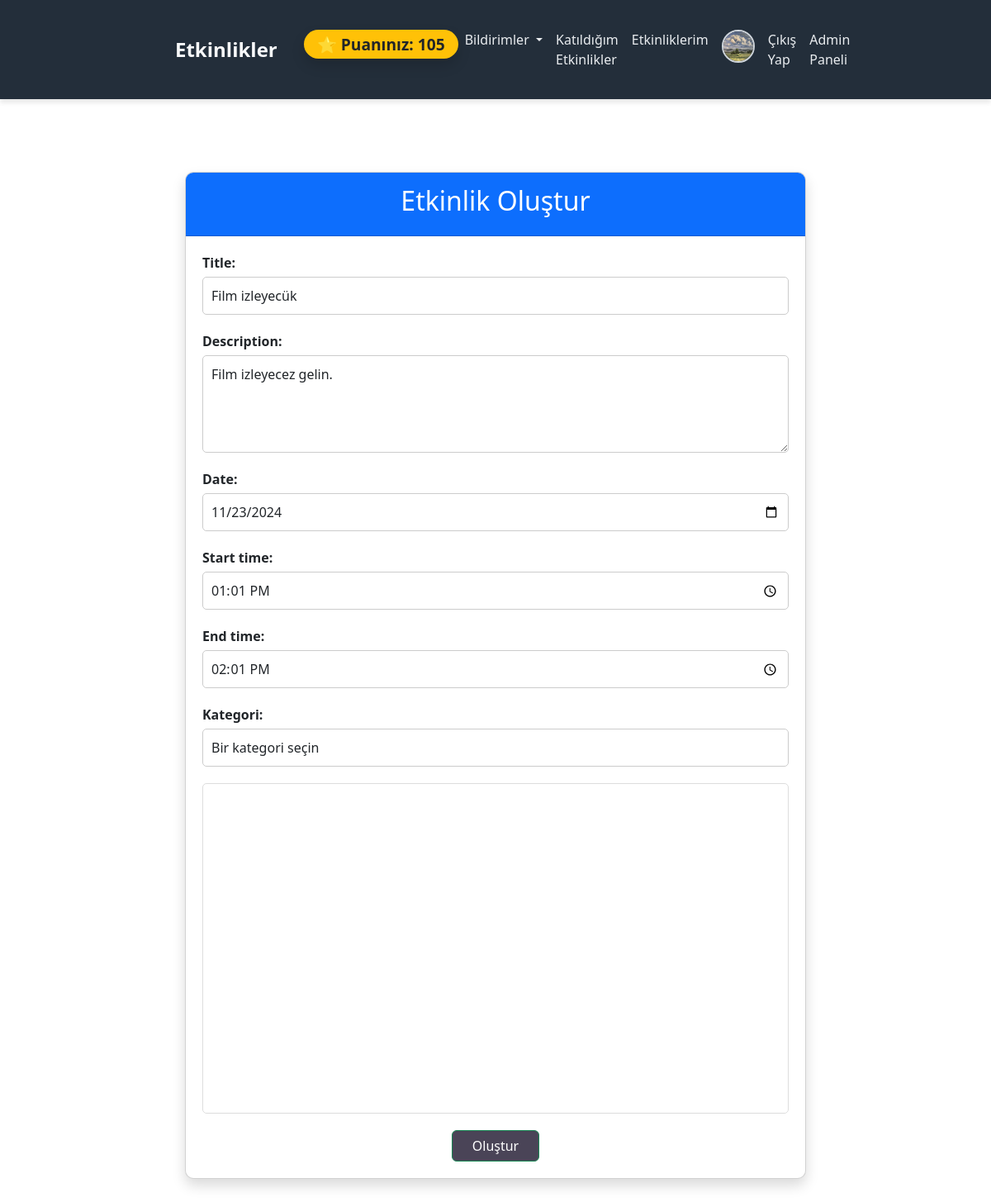
The app's page /event/update/1/ (signed in) with its own data.
### users/models.py (models this page shows, shortened)
class User(AbstractUser):
    id = models.AutoField(primary_key=True)
    username = models.CharField(max_length=150,unique=True)
    password = models.CharField(max_length=150)
    name = models.CharField(max_length=150)
    surname = models.CharField(max_length=150)
    birthdate = models.DateField(max_length=150)
    gender = models.CharField(max_length=150)
    email = models.EmailField(max_length=150,unique=True)
    phone_number = models.CharField(max_length=128)
    interests = models.CharField(max_length=150)
    profilepicture=models.ImageField(upload_to='uploads/profile_pictures/', null=True, blank=True)
    verification_code = models.CharField(max_length=6, blank=True, null=True)
    location = models.CharField(max_length=100,default="İstanbul")
    latitude = models.FloatField(blank=True, null=True)  # Enlem
    longitude = models.FloatField(blank=True, null=True)  # Boylam
    is_admin = models.BooleanField(default=False)
    score = models.IntegerField(default=20)
    groups = models.ManyToManyField(
        'auth.Group',
        related_name='user_groups',  # Özel ilişkili ad
        blank=True,
    )
    user_permissions = models.ManyToManyField(
        'auth.Permission',
        related_name='user_permissions',  # Özel ilişkili ad
        blank=True,
    )

class Event(models.Model):
    title = models.CharField(max_length=150)
    description = models.TextField()
    date = models.DateField(default=now)
    start_time = models.TimeField(default=now)
    end_time = models.TimeField(default=now)
    latitude = models.FloatField(blank=True, null=True)  # Enlem
    longitude = models.FloatField(blank=True, null=True)  # Boylam
    category = models.CharField(max_length=100, default="Genel")
    approved = models.BooleanField(default=False)
    created_by = models.ForeignKey(
        User,
        on_delete=models.CASCADE,
        related_name="created_events",
        default=1  # Varsayılan kullanıcı ID'si
    )

### users/views.py (the view)
# urls.py: path('event/update/<int:event_id>/',views.update_event, name='update_event'),
@login_required
def update_event(request, event_id):
    user = request.user
    event = Event.objects.get(id=event_id)
    if request.method == 'POST':
        form = EventForm(request.POST, instance=event)
        if form.is_valid():
            updated_event = form.save(commit=False)
            updated_event.created_by = request.user
            if user.is_admin:
                conflict_check = {'status': 'ok'}
            else:
                conflict_check = check_event_overlap(request.user, updated_event, exclude_event=event)
            if conflict_check['status'] == 'conflict':
                messages.error(request, "Etkinliği güncelleyemezsiniz! Çakışan etkinlikler var.")
                return render(request, 'update_event.html', {
                    'form': form,
                    'initial_position': {
                        "latitude": event.latitude if event.latitude else 39.92077,
                        "longitude": event.longitude if event.longitude else 32.85411
                    },
                    'event': event
                })
            updated_event.save()
            messages.success(request, 'Etkinlik başarıyla güncellendi.')
            return redirect('event_list')
    else:
        form = EventForm(instance=event)
    initial_position = {
        "latitude": event.latitude if event.latitude else 39.92077,
        "longitude": event.longitude if event.longitude else 32.85411
    }
    return render(request, 'update_event.html', {'form': form, 'initial_position': initial_position, 'event': event})

### users/forms.py
class EventForm(forms.ModelForm):
    category = forms.ModelChoiceField(
        queryset=Interest.objects.all(),
        empty_label="Bir kategori seçin",
        label="Kategori",
        widget=forms.Select(attrs={'class': 'form-control'})
    )
    class Meta:
        model = Event
        fields = ['title', 'description', 'date', 'start_time','end_time',  'latitude', 'longitude', 'category']
        widgets = {
            'date': forms.DateInput(attrs={'type': 'date', 'class': 'form-control'}),
            'start_time': forms.TimeInput(attrs={'type': 'time', 'class': 'form-control'}),
            'end_time': forms.TimeInput(attrs={'type': 'time', 'class': 'form-control'}),
            'title': forms.TextInput(attrs={'class': 'form-control'}),
            'description': forms.Textarea(attrs={'class': 'form-control', 'rows': 4}),
            'latitude': forms.HiddenInput(),
            'longitude': forms.HiddenInput(),
        }

### users/context_processors.py (called while the page is built)
def notifications_context(request):
    if request.user.is_authenticated:
        notifications = Notification.objects.filter(user=request.user).order_by('-created_at')
        unread_count = notifications.filter(is_read=False).count()
        return {
            'notifications': notifications[:5],  # İlk 5 bildirimi gönder
            'unread_count': unread_count  # Okunmamış bildirim sayısı
        }
    return {'notifications': [], 'unread_count': 0}

### users/models.py (called while the page is built)
    def __str__(self):
        return self.name

### templates/update_event.html (shortened to what this page needs)
{% extends 'base.html' %}
{% block content %}
<head>
    {%load static%}
    <link rel="stylesheet" href="{% static 'css/create_event_style.css' %}">
    </head>
<div class="container mt-5">
    <div class="card shadow">
        <div class="card-header bg-primary text-white text-center">
            <h2>Etkinlik Oluştur</h2>
        </div>
        <div class="card-body">
            <form method="post">
                <div class="form-row">
                    {{ form.title.label_tag }}
                    {{ form.title }}
                </div>
                <div class="form-row">
                    {{ form.description.label_tag }}
                    {{ form.description }}
                </div>
                <div class="form-row">
                    {{ form.date.label_tag }}
                    {{ form.date }}
                </div>
                <div class="form-row">
                    {{ form.start_time.label_tag }}
                    {{ form.start_time }}
                </div>
                <div class="form-row">
                    {{ form.end_time.label_tag }}
                    {{ form.end_time }}
                </div>
                <div class="form-row">
                    {{ form.category.label_tag }}
                    {{ form.category }}
                </div>
                <div id="map" style="width: 100%; height: 400px; margin: 20px 0;"></div>
                <div class="text-center">
                    <button type="submit" class="btn btn-success px-4">Oluştur</button>
                </div>
            </form>
        </div>
    </div>
</div>
{% endblock %}

### templates/base.html (shortened to what this page needs)
<!DOCTYPE html>
<html lang="en">
<head>
    {% load static %}
    <link rel="stylesheet" href="{% static 'css/styles.css' %}">
    <link href="https://cdn.jsdelivr.net/npm/bootstrap@5.3.3/dist/css/bootstrap.min.css" rel="stylesheet">
</head>
<body>
    <nav class="navbar navbar-expand-lg navbar-dark ">
        <div class="container">
            <a class="navbar-brand" href="/">Etkinlikler</a>
            <div class="collapse navbar-collapse" id="navbarNav">
                <ul class="navbar-nav ms-auto">
                    {% if user.is_authenticated %}
                    <span class="navbar-text ms-3">
                        <span class="badge bg-warning text-dark px-3 py-2 rounded-pill shadow">
                            ⭐ Puanınız: <strong>{{ user.score }}</strong>
                        </span>
                    </span>
                    <li class="nav-item dropdown">
                        <a class="nav-link dropdown-toggle" href="#" id="notificationsDropdown" role="button" data-bs-toggle="dropdown" aria-expanded="false">
                            Bildirimler
                        </a>
                    </li>
                    <li class="nav-item">
                        <a class="nav-link" href="{% url 'attended_events' %}">Katıldığım Etkinlikler</a>
                    </li>
                    <li class="nav-item">
                        <a class="nav-link" href="{% url 'event_list' %}">Etkinliklerim</a>
                    </li>
                    <li class="nav-item">
                        <a class="nav-link" href="{% url 'edit_profile' %}">
                            <img src="{{ user.profilepicture.url }}" alt="Profil Resmi" class="rounded-circle" width="40" height="40">
                        </a>
                    </li>
                    <li class="nav-item">
                        <a class="nav-link" href="{% url 'logout' %}">Çıkış Yap</a>
                    </li>
                    {% if user.is_admin %}
                    <li class="nav-item">
                        <a class="nav-link" href="{% url 'admin_dashboard' %}">Admin Paneli</a>
                    </li>
                    {% endif %}
                    {% endif %}
                </ul>
            </div>
        </div>
    </nav>
<div class="container">
    {% block content %}{% endblock %}
</div>
</body>
</html>

### users/static/css/styles.css (style rules this page uses)
.navbar { background-color: #232e3a; box-shadow: 0px 4px 6px rgba(0, 0, 0, 0.1); }
.navbar .navbar-brand { font-size: 1.5rem; font-weight: bold; color: #f8f9fa; }
.navbar .nav-link { color: #e9ecef; font-weight: 500; transition: color 0.3s ease; }
.navbar-text .badge { font-size: 1.2rem; font-weight: bold; animation: glow 2s infinite alternate; }
.navbar .nav-link img { border: 2px solid #ced4da; transition: border 0.3s ease; }
body { background-color: #3b3b3b; color: #212529; font-family: "Arial", sans-serif; }
.container { padding-top: 20px; padding-bottom: 20px; }
.card { background-color: #ffffff; border: 1px solid #ced4da; border-radius: 10px; box-shadow: 0 2px 4px rgba(0, 0, 0, 0.1); }
.card .btn { background-color: #4a4457; color: #ffffff; transition: background-color 0.3s ease; }

### users/static/css/create_event_style.css (style rules this page uses)
.container { max-width: 800px; margin: auto; }
.card { border-radius: 10px; overflow: hidden; }
.card-header { font-size: 1.5rem; padding: 15px; }
.card-body { padding: 20px; }
.form-row { margin-bottom: 20px; }
.form-row label { font-weight: bold; margin-bottom: 5px; display: block; font-size: 1rem; }
.form-row select, .form-row input, .form-row textarea { width: 100%; padding: 10px; border-radius: 5px; border: 1px solid #ccc; font-size: 1rem; }
#map { margin-top: 20px; border: 1px solid #ddd; border-radius: 5px; }
button { font-size: 1.1rem; padding: 10px 20px; background-color: #28a745; color: #fff; border: none; border-radius: 5px; transition: background-color 0.3s ease; }

### records on screen
User: score "105", profilepicture (picture)
Event: title "Film izleyecük", description "Film izleyecez gelin.", date "11/23/2024", start_time "13:01:00", end_time "14:01:00", category "Bir kategori seçin"
